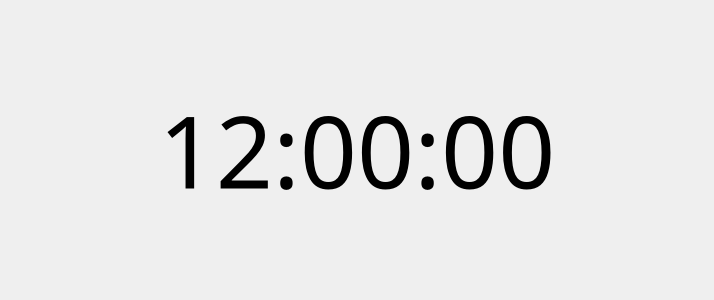
<?xml version="1.0" encoding="UTF-8"?>
<ui version="4.0">
 <class>Form</class>
 <widget class="QWidget" name="Form">
  <property name="geometry">
   <rect>
    <x>0</x>
    <y>0</y>
    <width>714</width>
    <height>300</height>
   </rect>
  </property>
  <property name="windowTitle">
   <string>Desctop Clock</string>
  </property>
  <property name="windowOpacity">
   <double>1.000000000000000</double>
  </property>
  <property name="styleSheet">
   <string notr="true"/>
  </property>
  <layout class="QVBoxLayout" name="verticalLayout">
   <property name="spacing">
    <number>0</number>
   </property>
   <property name="leftMargin">
    <number>0</number>
   </property>
   <property name="topMargin">
    <number>0</number>
   </property>
   <property name="rightMargin">
    <number>0</number>
   </property>
   <property name="bottomMargin">
    <number>0</number>
   </property>
   <item>
    <widget class="QLabel" name="time_txt">
     <property name="sizePolicy">
      <sizepolicy hsizetype="Expanding" vsizetype="Ignored">
       <horstretch>0</horstretch>
       <verstretch>0</verstretch>
      </sizepolicy>
     </property>
     <property name="font">
      <font>
       <family>Courier 10 Pitch</family>
       <pointsize>75</pointsize>
       <stylestrategy>PreferDefault</stylestrategy>
       <kerning>true</kerning>
       <hintingpreference>PreferDefaultHinting</hintingpreference>
       <fontweight>Black</fontweight>
      </font>
     </property>
     <property name="contextMenuPolicy">
      <enum>Qt::ContextMenuPolicy::NoContextMenu</enum>
     </property>
     <property name="text">
      <string>12:00:00</string>
     </property>
     <property name="textFormat">
      <enum>Qt::TextFormat::AutoText</enum>
     </property>
     <property name="scaledContents">
      <bool>true</bool>
     </property>
     <property name="alignment">
      <set>Qt::AlignmentFlag::AlignCenter</set>
     </property>
     <property name="wordWrap">
      <bool>false</bool>
     </property>
     <property name="margin">
      <number>25</number>
     </property>
    </widget>
   </item>
  </layout>
 </widget>
 <resources/>
 <connections/>
</ui>
